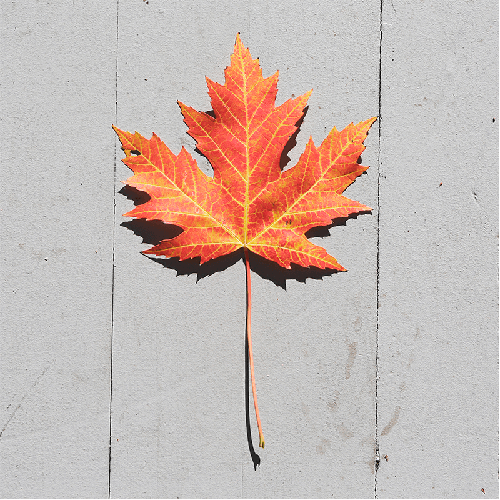
#> input picture resources/images/leaf.png, 500 x 500 px
$ python rotation.py
#> lines starting #> are read from the running program, lines starting #| are printed output that depends on the picture
import cv2

original_image = cv2.imread('../resources/images/leaf.png', 0)
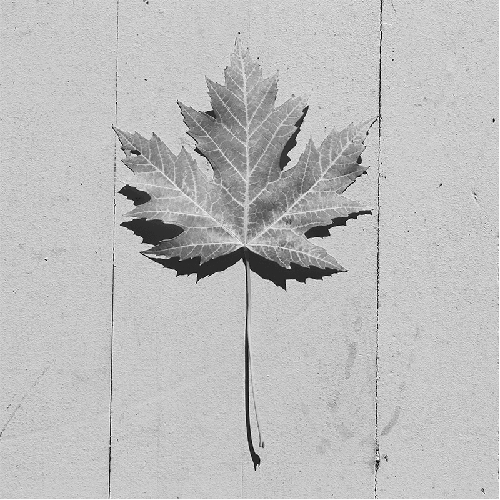
#> original_image: shape (500, 500); min 4, max 255, mean 189.4
lines, columns = original_image.shape
#> lines = 500; columns = 500

matrix = cv2.getRotationMatrix2D((columns / 2, lines / 2), 90, 1)

rotated_image = cv2.warpAffine(original_image, matrix, (columns, lines))
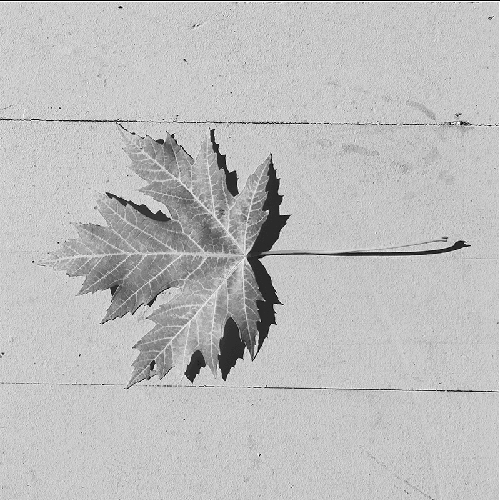
#> rotated_image: shape (500, 500); min 0, max 255, mean 189

cv2.imshow('Rotated', rotated_image)
cv2.waitKey(0)
cv2.destroyAllWindows()
